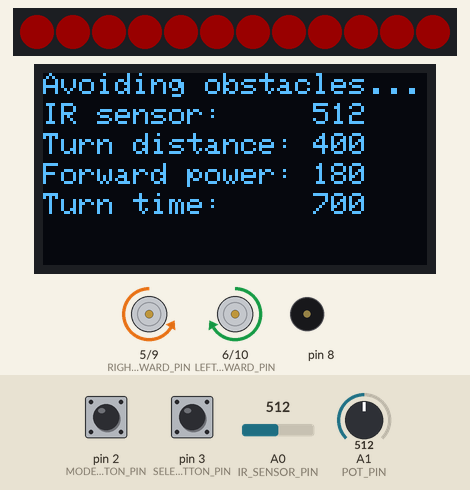
Bench run of a sketch on a simulated Arduino Uno, built with avr-gcc and run on an emulated ATmega328P. Shown: 12 RGB LEDs in strip order, left to right, 128×64 one-colour display, motor-driver pin pairs drawn as motors (green arrow = first pin HIGH = forward, orange = second pin HIGH = backward, longer = more drive), buzzer (waves = sounding). Inputs (shaded band) come from the test bench; at power-on: A0 (IR_SENSOR_PIN) = 512, pin 2 (MODE_BUTTON_PIN) HIGH, pin 3 (SELECT_BUTTON_PIN) HIGH, A1 (POT_PIN) = 512. Dim RGB values are drawn brighter than linear.

Above: at 1.5 s.
1.6 s: A0 (IR_SENSOR_PIN) set to 412
At 2.6 s:
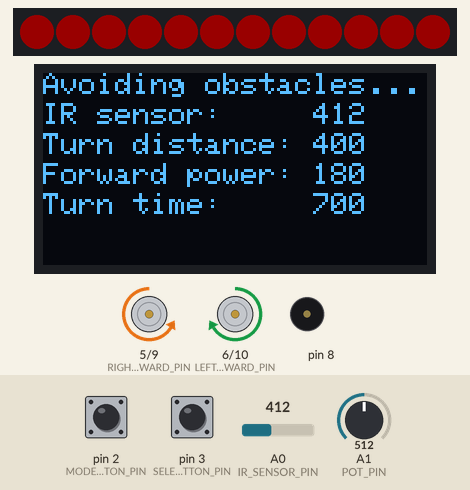
5.0 s: A0 (IR_SENSOR_PIN) set to 392
At 6.4 s:
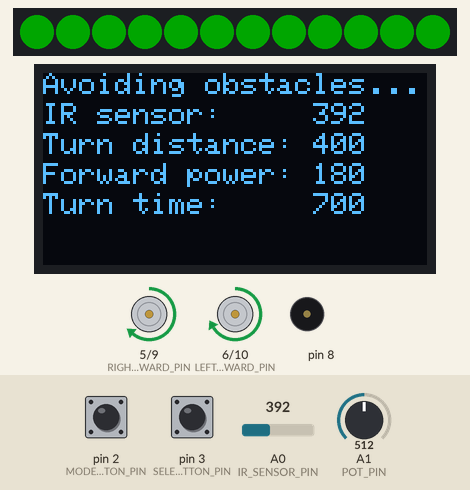
6.8 s: pin 2 (MODE_BUTTON_PIN) pulled LOW for 1 s
At 7.6 s:
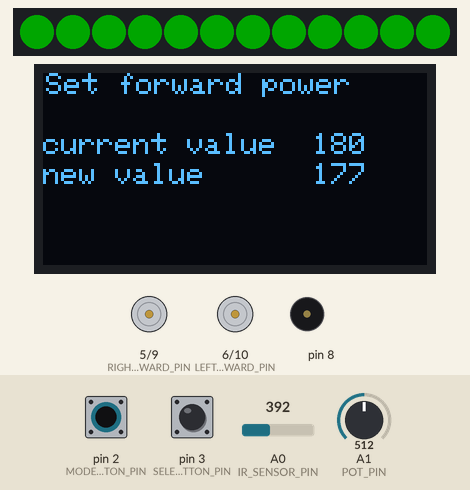
9.3 s: pin 2 (MODE_BUTTON_PIN) pulled LOW for 3.2 s
At 10.6 s:
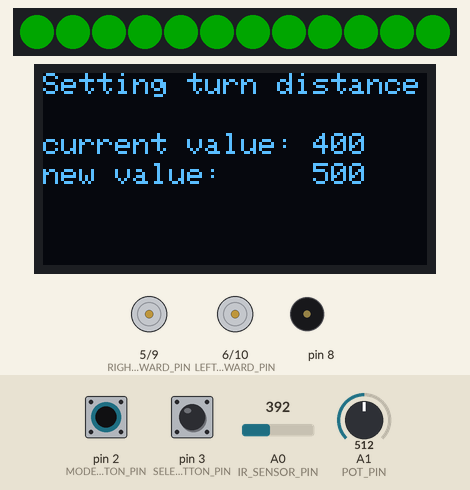
14.0 s: pin 2 (MODE_BUTTON_PIN) pulled LOW for 1 s
At 15.1 s:
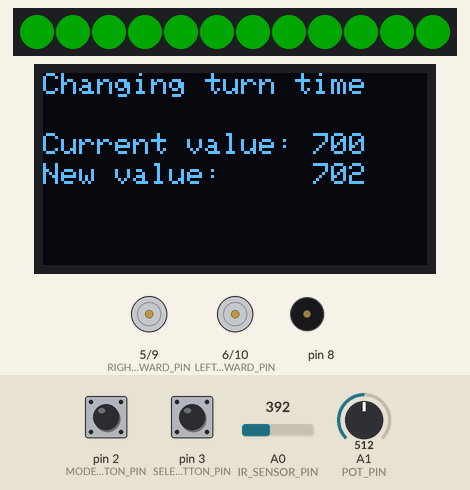
16.5 s: pin 3 (SELECT_BUTTON_PIN) pulled LOW for 1 s
At 16.8 s:
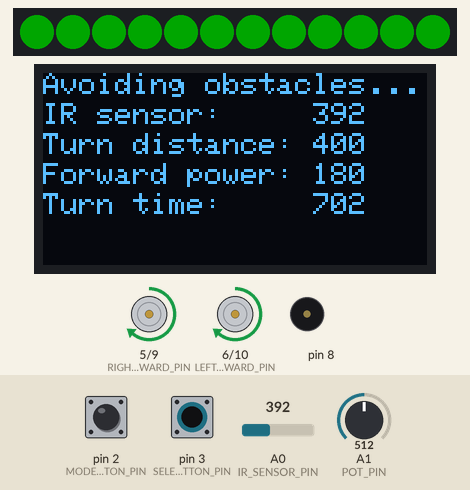
Timing chart, 0 to 19.5 s (numbered marks = the images above; inputs shaded):
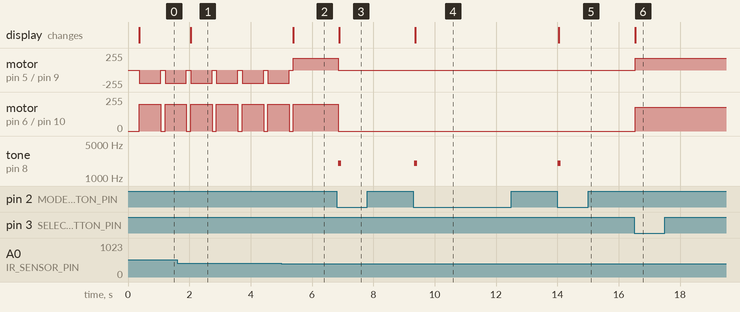

The sketch:

_08-integration-test.ino
```cpp
#include <Adafruit_NeoPixel.h>
#include <Wire.h>
#include "RTClib.h"
#include <SPI.h>
#include <Wire.h>
#include <Adafruit_GFX.h>
#include <Adafruit_SSD1306.h>

#define IR_SENSOR_PIN A0 // Sharp IR GP2Y0A41SK0F (4-30cm, analog)
#define POT_PIN  A1 // 50K pot on Analog pin 1 (not 0)

// the mode is running or programming one of the parameters
#define MODE_BUTTON_PIN 2 // momentary push button tied to GNG (interrupt 0)

// when the select button goes low the value of the POT is copied to the variable
#define SELECT_BUTTON_PIN 3 // momentary push button tied to GNG

// motor pins - they must be on the PWM pins 3,5,6,9
#define RIGHT_FORWARD_PIN 5
#define RIGHT_REVERSE_PIN 9
#define LEFT_FORWARD_PIN 6
#define LEFT_REVERSE_PIN 10

#define ARDUINO_LED_PIN 13

#define LED_STRIP_PIN 12 // connect the Data from the strip to this pin on the Arduino
#define NUMBER_PIXELS 12
// the number of pixels in your LED strip
Adafruit_NeoPixel strip = Adafruit_NeoPixel(NUMBER_PIXELS, LED_STRIP_PIN, NEO_GRB + NEO_KHZ800);

// The OLED is 128 wide and 64 high
// This is where we place numbers in the second column
#define OLED_COL_2 90
// not using the reset...
#define OLED_RESET 4
Adafruit_SSD1306 display(OLED_RESET);

// convert to CM
int turn_sensor_value = 400; //threshold for IR sensor - a non-linear function - above this it is not reliable
int forward_power_level = 180; // try a number from 100 to 255 for 4 AA batteries forard motors PWM on signal

int turn_power_level = 200; // power while turning
int turn_delay = 700; // time to turn in milliseconds

// global variables
int sensor_value = 0;
int pot_value = 0;
// the default min and max of the pot
int pot_max = 1000;
int pot_min = 20;

unsigned long lastDebounceTime = 0;  // the last time the output pin was toggled
unsigned long debounceDelay = 2000;    // the debounce time; increase if the output flickers

// 0 means no, 1 means yes
unsigned char change_mode_flag = 0;
unsigned char select_pressed_flag = 0;

// this is the mode of the robot 0 = running, 1,2,3 are set modes
unsigned char mode = 0;
unsigned char number_modes = 4;

void setup() {
  // when we press this button we are going to change mode
  pinMode(MODE_BUTTON_PIN, INPUT_PULLUP);
  pinMode(SELECT_BUTTON_PIN, INPUT_PULLUP);
  // interrupt 0 on pin 2 when mode pressed
  attachInterrupt(digitalPinToInterrupt(MODE_BUTTON_PIN), change_mode, FALLING);
  // interrupt 1 on pin 3 when select is pressed
  attachInterrupt(digitalPinToInterrupt(SELECT_BUTTON_PIN), select_pressed, FALLING);
  // Turn these pins on for PWM OUTPUT
  pinMode(RIGHT_FORWARD_PIN, OUTPUT);
  pinMode(RIGHT_REVERSE_PIN, OUTPUT);
  pinMode(LEFT_FORWARD_PIN, OUTPUT);
  pinMode(LEFT_REVERSE_PIN, OUTPUT);


  // configure the button pin D2 for interrupt input
  pinMode(MODE_BUTTON_PIN, INPUT_PULLUP); // floats high, pull down to GND to change mode
  strip.begin();
  flash_led_test();
  delay(300);

  display.begin(SSD1306_SWITCHCAPVCC, 0x3C);
  display.setTextSize(1);
  display.setTextColor(WHITE);

  Serial.begin(9600);
}

// this is the interrupt service routine - don't put delay, tone or print here
// only change if we have not changed within the last debounceDelay time
// fired when the user wants to change a mode
void change_mode() {
 if ((millis() - lastDebounceTime) > debounceDelay) {
    change_mode_flag = 1;
    lastDebounceTime = millis(); // record when we got the interrupt for debouncing
 }
}

// fired when the user selects a value on the pot
void select_pressed() {
 if ((millis() - lastDebounceTime) > debounceDelay) {
    select_pressed_flag = 1;
    lastDebounceTime = millis(); // record when we got the interrupt for debouncing
 }
}

void loop () {

  if (change_mode_flag) {
    change_mode_flag = 0;
    // the new mode is to add one and modulo the number of modes
    mode = (mode + 1) % number_modes;

    // toggle the LED
    if (mode % 2 == 0)
       digitalWrite(ARDUINO_LED_PIN, LOW);
    else digitalWrite(ARDUINO_LED_PIN, HIGH);

    // play a 2K tone beep on pin 7 for 100 ms
    tone(8, 2000, 100);
  }

  // select the mode
  switch (mode) {
        case 0: avoid_obstacle();break; // run the main obstacle avoidance program
        case 1: change_forward_power();break; // change the forward speed
        case 2: change_turn_distance();break; // change the turn distance
        case 3: change_turn_time();break; // change the turn time
     }

  //Serial.print("mode=");
  //Serial.println(mode);
}

/*
// take the average of "count" valid values
int average_sensor(int count) {
  int sum_valid;
  int dist;
  int valid_readings = 0;
  int average_distance = 0;
  for (int i=1; i<=count; i++) {
       dist = distance_cm();
       if (dist != 0 && dist < 1000) {
          sum_valid += dist; // add this one in
          valid_readings++; // add total valid readings
//          Serial.print("valid distance=");
//          Serial.println(dist);
       }
       else {
          Serial.print("invalid distance=");
          Serial.println(dist);
       };
       delay(50);  // Wait 50ms between measurements
    }
    average_distance =  round(sum_valid / valid_readings) + 1;
    Serial.print("average distance=");
    Serial.println(average_distance);
    return average_distance;
}


int distance_cm() {
  float volts = analogRead(IR_SENSOR_PIN)*0.0048828125;  // value from sensor * (5/1024)
  return 13*pow(volts, -1);
}
*/

void clear_strip() {
   for (int i=0; i < NUMBER_PIXELS; i++)
      strip.setPixelColor(i, 0, 0, 0);
   strip.show();
}

void set_led_red() {
    for (int i=0; i < NUMBER_PIXELS; i++)
        strip.setPixelColor(i, 25, 0, 0);
   strip.show();
}

void set_led_green() {
    for (int i=0; i < NUMBER_PIXELS; i++)
        strip.setPixelColor(i, 0, 40, 0);
   strip.show();
}

void set_led_blue() {
    for (int i=0; i < NUMBER_PIXELS; i++)
        strip.setPixelColor(i, 0, 0, 50);
   strip.show();
}

void flash_led_test() {
  strip.setPixelColor(0, 50, 0, 0); // red
  strip.setPixelColor(1, 50, 25, 0); // orange
  strip.setPixelColor(2, 50, 50, 0); // yellow
  strip.setPixelColor(3, 0, 50, 0); // green
  strip.setPixelColor(4, 0, 0, 50); // blue
  strip.setPixelColor(5, 30, 0, 50); // indigo
  strip.setPixelColor(6, 10, 0, 5); // violet
  strip.setPixelColor(NUMBER_PIXELS - 1, 100, 100, 100); // set last pixel to white
  strip.show();
}

void move_forward() {
  //Serial.println("moving forward");
  analogWrite(RIGHT_FORWARD_PIN, forward_power_level);
  analogWrite(RIGHT_REVERSE_PIN, LOW);
  analogWrite(LEFT_FORWARD_PIN, forward_power_level);
  analogWrite(LEFT_REVERSE_PIN, LOW);
}

void turn_right() {
  //Serial.println("turning right");
  set_led_red();
  analogWrite(RIGHT_FORWARD_PIN, LOW);
  analogWrite(RIGHT_REVERSE_PIN, turn_power_level);
  analogWrite(LEFT_FORWARD_PIN, turn_power_level);
  analogWrite(LEFT_REVERSE_PIN, LOW);
  delay(turn_delay);
 all_motors_off();
}

void all_motors_off() {
  //Serial.println("All motors turning off");
  analogWrite(RIGHT_FORWARD_PIN, 0);
  analogWrite(RIGHT_REVERSE_PIN, 0);
  analogWrite(LEFT_FORWARD_PIN, 0);
  analogWrite(LEFT_REVERSE_PIN, 0);
}

void avoid_obstacle() {
    //Serial.println("Avoiding obstacles...");
    display.setTextSize(1);
    display.clearDisplay();
    display.setCursor(0, 0);
    display.print("Avoiding obstacles...");

    sensor_value = analogRead(IR_SENSOR_PIN);
   // distance = distance_cm();
    display.setCursor(0, 10);
    display.print("IR sensor:");
    display.setCursor(OLED_COL_2 , 10);
    display.print(sensor_value);
    // 10 over (x) 20 down (y)

    display.setCursor(0, 20);
    display.print("Turn distance:");
    display.setCursor(OLED_COL_2, 20);
    display.print(turn_sensor_value);

    display.setCursor(0, 30);
    display.print("Forward power:");
    display.setCursor(OLED_COL_2, 30);
    display.print(forward_power_level);

    display.setCursor(0, 40);
    display.print("Turn time:");
    display.setCursor(OLED_COL_2, 40);
    display.print(turn_delay);
    display.display();

    if (sensor_value > turn_sensor_value) {
      set_led_red();
      turn_right();
    } else {
      set_led_green();
      move_forward();
    }

    delay(100);
}

// programming modes
void change_forward_power() {
 int potValue = 0;
 int new_forward_power;
    //Serial.println("Changing forward speed");
    all_motors_off();
    potValue = analogRead(POT_PIN);
    if (potValue > pot_max)
       pot_max = potValue;

    if (potValue < pot_min)
       pot_min = potValue;

    display.setTextSize(1);
    display.clearDisplay();
    // 10 over (x) 20 down (y)
    display.setCursor(1, 0);
    display.print("Set forward power");

    display.setCursor(0, 20);
    display.print("current value");
    display.setCursor(OLED_COL_2, 20);
    display.print(forward_power_level);

    // 100 is the minimum to move forward
    new_forward_power = map(potValue, pot_min, pot_max, 100, 255);
    display.setCursor(0, 30);
    display.print("new value");
    display.setCursor(OLED_COL_2, 30);
    display.print(new_forward_power);
    display.display();

    if (select_pressed_flag) {
//      Serial.print("Changing forward speed from:");
//      Serial.print(forward_power_level);
//      Serial.print(" to: ");
//      Serial.print(new_forward_power);
      forward_power_level = new_forward_power;
      // we are done so set the select flag back to 0
      select_pressed_flag = 0;
      // we could go to the next mode..but we assume one parameter is set at a time so now test it
      mode = 0;
    }
}

void change_turn_distance() {
int new_turn_distance;
    //Serial.print("Changing turn distance");
    all_motors_off();

    pot_value = analogRead(POT_PIN);
    if (pot_value > pot_max)
       pot_max = pot_value;

    if (pot_value < pot_min)
       pot_min = pot_value;

    display.setTextSize(1);
    display.clearDisplay();
    // 10 over (x) 20 down (y)
    display.setCursor(0, 0);
    display.print("Setting turn distance");
    //Serial.println(turn_sensor_value);

    display.setCursor(0, 20);
    display.print("current value:");
    display.setCursor(OLED_COL_2, 20);
    display.print(turn_sensor_value);

    new_turn_distance = map(pot_value, pot_min, pot_max, 700, 300);
    display.setCursor(0, 30);
    display.print("new value:");
    display.setCursor(OLED_COL_2, 30);
    display.print(new_turn_distance);

    display.display();

    if (select_pressed_flag) {
//      Serial.print("Changing turn distance from:");
//      Serial.print(turn_sensor_value);
//      Serial.print(" to: ");
//      Serial.print(new_turn_distance);
      turn_sensor_value = new_turn_distance;
      select_pressed_flag = 0;
      // we could go to the next mode..or the main menu
      mode = 0;
    }
}


// turn times are usually 200 to 1000 msec
void change_turn_time() {
int new_turn_time;
  //Serial.println("Changing turn time");
  all_motors_off();
  pot_value = analogRead(POT_PIN);
  display.setTextSize(1);
  display.clearDisplay();
  // 10 over (x) 20 down (y)
  display.setCursor(0, 0);
  display.print("Changing turn time");
  display.setCursor(0, 20);
  display.print("Current value:");
  display.setCursor(OLED_COL_2, 20);
  display.print(turn_delay);

  // calculate the new turn time
  new_turn_time = map(pot_value, pot_min, pot_max, 200, 1200);
  display.setCursor(0, 30);
  display.print("New value:");
  display.setCursor(OLED_COL_2, 30);
  display.print(new_turn_time);
  display.display();

  if (select_pressed_flag) {
    turn_delay = new_turn_time;
    select_pressed_flag = 0;
    // we could go to the next mode..or the main menu
    mode = 0;
  }
}
```

Measured:
- the behaviour switches between 401 and 400 on A0 (IR_SENSOR_PIN) (found by bisection; images 1 and 2)
- after the input at 1.6 s, the display: changes after 0.44 s (image 1)
- after the input at 5.0 s, motor on pin 6 (LEFT_FORWARD_PIN) / pin 10 (LEFT_REVERSE_PIN): goes on until 5.4 s, then stays forward 200/255; the display: changes after 0.39 s (image 2)
- after the input at 6.8 s, motor on pin 5 (RIGHT_FORWARD_PIN) / pin 9 (RIGHT_REVERSE_PIN): forward 180/255 → stopped after 0.06 s; motor on pin 6 (LEFT_FORWARD_PIN) / pin 10 (LEFT_REVERSE_PIN): forward 200/255 → stopped after 0.06 s; tone on pin 8: silent → 2000 Hz after 0.06 s, → silent 0.10 s later; the display: changes after 0.09 s (image 3)
- after the input at 9.3 s, tone on pin 8: silent → 2000 Hz at once, → silent 0.10 s later; the display: changes after 0.06 s (image 4)
- after the input at 14.0 s, tone on pin 8: silent → 2000 Hz at once, → silent 0.10 s later; the display: changes after 0.05 s (image 5)
- after the input at 16.5 s, motor on pin 5 (RIGHT_FORWARD_PIN) / pin 9 (RIGHT_REVERSE_PIN), motor on pin 6 (LEFT_FORWARD_PIN) / pin 10 (LEFT_REVERSE_PIN): stopped → forward 180/255 after 0.05 s; the display: changes after 0.05 s (image 6)
- by itself, motor on pin 5 (RIGHT_FORWARD_PIN) / pin 9 (RIGHT_REVERSE_PIN): alternates backward 200/255 for 0.70 s and stopped for 0.14 s
